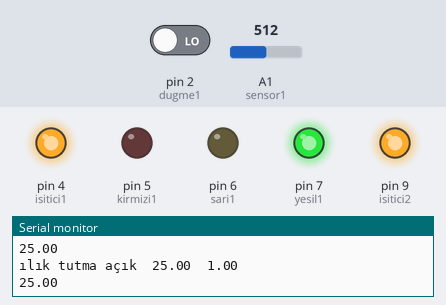
This program was run on a simulated Arduino Mega 2560, built with avr-gcc and run on an emulated ATmega2560. Shown: output pins drawn as LEDs (lit = HIGH), the last lines printed to the serial monitor. The test bench sets the inputs (shaded band); at power-on: A1 (sensor1) = 512, pin 2 (dugme1) LOW.

Above: at 1.2 s.
1.3 s: A1 (sensor1) set to 240
2.8 s: A1 (sensor1) set to 215
At 3.6 s:
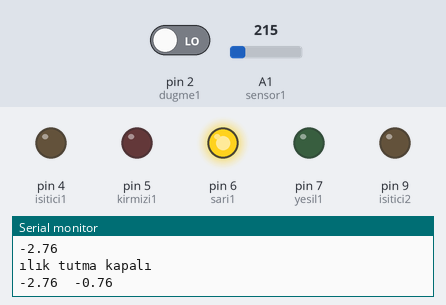
5.8 s: A1 (sensor1) set to 900
At 7.3 s:
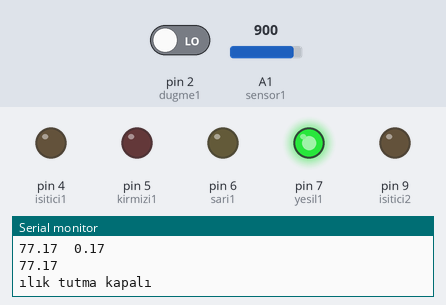
8.3 s: pin 2 (dugme1) driven HIGH
At 8.9 s:
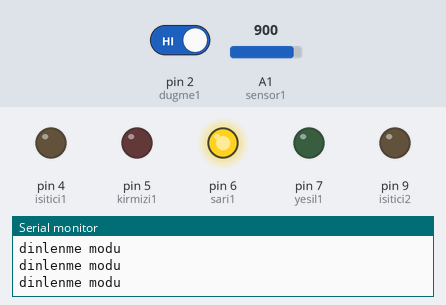
10.3 s: A1 (sensor1) set to 768
13.3 s: A1 (sensor1) set to 745
At 14.4 s:
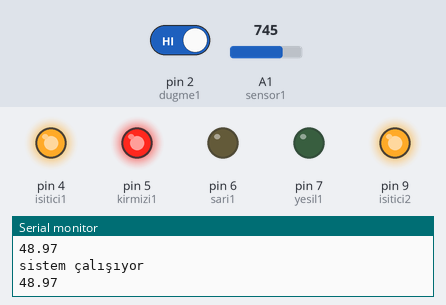
Timing chart, 0 to 15.8 s (numbered marks = the images above; inputs shaded):
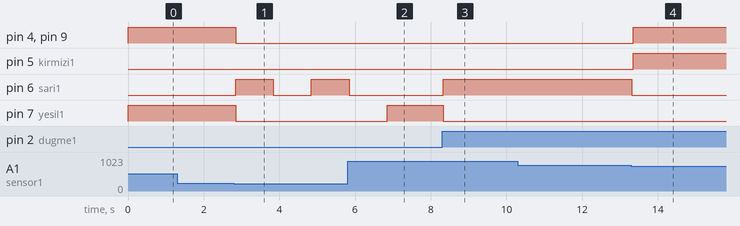

The program:

main.cpp
```cpp
#include <Arduino.h>

const byte dugme1 = 2,
           isitici1 = 4,
           sensor1 = A1,
           dugme2 = 8,
           isitici2 = 9,
           sensor2 = A2,
           kirmizi1 = 5,
           sari1 = 6,
           yesil1 = 7,
           kirmizi2 = 5,
           sari2 = 6,
           yesil2 = 7;
unsigned long lastTime_ilik = 0;
unsigned long lastTime = 0;
volatile boolean dugme1acik = false;
const int min_sicaklik = 38;
const int orta_sicaklik = 50;
const int maks_sicaklik = 55;
const int tepkiyoksa = 1;
const int dinlenme = 15;
const int tepkiyoksa_ms = 900000;
const int dinlenme_ms = dinlenme * 1000 * 60;

void setup()
{
  Serial.begin(9600);
  pinMode(dugme1, INPUT);
  pinMode(kirmizi1, OUTPUT);
  pinMode(sari1, OUTPUT);
  pinMode(yesil1, OUTPUT);
  pinMode(isitici1, OUTPUT);
  pinMode(dugme2, INPUT);
  pinMode(kirmizi2, OUTPUT);
  pinMode(sari2, OUTPUT);
  pinMode(yesil2, OUTPUT);
  pinMode(isitici2, OUTPUT);
  //    attachInterrupt(digitalPinToInterrupt(2), YuksekSicaklik1, RISING);
}

void loop()
{

  double sicaklik = Termistor();
  Serial.print(sicaklik);
  Serial.print("\n");
  if (digitalRead(dugme1) == 1 or dugme1acik == true)

  {
    dugme1acik = false;
    lastTime = 0;

    while (int(sicaklik) > 0 && int(sicaklik) < maks_sicaklik)
    {

      sicaklik = Termistor();
      Serial.print("sistem çalışıyor");
      Serial.print("\n");
      Serial.print(sicaklik);
      Serial.print("\n");
      isitici1Ac();
      kirmiziYak();
      delay(360000);
    }

    while (int(sicaklik) > orta_sicaklik or int(sicaklik) < 0)
    {

      sariYak();
      sicaklik = Termistor();
      Serial.print("dinlenme modu");
      Serial.print("\n");
      isitici1Kapat();
      while (int(sicaklik) < 0)
      {
        sariYak();
        delay(1000);
        sariSondur();
        delay(1000);
        sicaklik = Termistor();
      }
    }
    lastTime = millis();
    sariSondur();
  }
  else
  {
    yesilYak();
    if (millis() - lastTime < 900000)
    {

      if (int(sicaklik) > 0 && int(sicaklik) < min_sicaklik)
      {

        Serial.print("ılık tutma açık");
        Serial.print("\t");
        Serial.print(sicaklik);
        Serial.print("\t");
        Serial.print((sicaklik - int(sicaklik)));
        Serial.print("\n");

        isitici1Ac();
        if (digitalRead(dugme1) == 1)
        {
          dugme1acik = true;
          kirmiziYak();
        }
      }
      if (int(sicaklik) > orta_sicaklik or int(sicaklik) < 0)
      {

        Serial.print("ılık tutma kapalı");
        Serial.print("\n");
        Serial.print(sicaklik);
        Serial.print("\t");
        Serial.print((sicaklik - int(sicaklik)));
        Serial.print("\n");
        isitici1Kapat();
        while (int(sicaklik) < 0)
        {
          sariYak();
          delay(1000);
          sariSondur();
          delay(1000);
          sicaklik = Termistor();
        }
      }
    }
    else
    {
      isitici1Kapat();
      Serial.print("sistem kapalı | çalışmaya hazır");
      Serial.print("\n");
    }
  }
}

void kirmiziYak()
{
  digitalWrite(yesil1, 0);
  digitalWrite(sari1, 0);
  digitalWrite(kirmizi1, 1);
}
void kirmiziSondur()
{
  digitalWrite(kirmizi1, 0);
}
void sariYak()
{
  digitalWrite(yesil1, 0);
  digitalWrite(sari1, 1);
  digitalWrite(kirmizi1, 0);
}
void sariSondur()
{
  digitalWrite(sari1, 0);
}

void yesilYak()
{
  digitalWrite(yesil1, 1);
  digitalWrite(sari1, 0);
  digitalWrite(kirmizi1, 0);
}
void yesilSondur()
{
  digitalWrite(yesil1, 0);
}
void isitici1Ac()
{
  digitalWrite(isitici1, 1);
  digitalWrite(isitici2, 1);
}
void isitici1Kapat()
{
  digitalWrite(isitici1, 0);
  digitalWrite(isitici2, 0);
}

double Termistor()
{
  double geneltoplam_sicaklik;
  double sicaklik;
  double analogOkuma;
  for (int i = 0; i <= 10; i++)
  {
    analogOkuma = analogRead(sensor1);
    sicaklik = log(((10240000 / analogOkuma) - 10000));
    sicaklik = 1 / (0.001129148 + (0.000234125 + (0.0000000876741 * sicaklik * sicaklik)) * sicaklik);
    sicaklik = sicaklik - 273.15;
    geneltoplam_sicaklik+=sicaklik;
  }
  return geneltoplam_sicaklik/11;
}
```

Measured:
- the behaviour switches between 231 and 230 on A1 (sensor1) (found by bisection; images 0 and 1)
- the behaviour switches between 761 and 760 on A1 (sensor1) (found by bisection; images 3 and 4)
- after the input at 2.8 s, pin 4 (isitici1), pin 7 (yesil1), pin 9 (isitici2): HIGH → LOW at once; pin 6 (sari1): LOW → HIGH at once, → LOW 1.0 s later, → HIGH 1.0 s later
- after the input at 5.8 s, pin 6 (sari1): goes on until 5.8 s, then stays LOW; pin 7 (yesil1): LOW → HIGH after 1.1 s
- after the input at 8.3 s, pin 6 (sari1): LOW → HIGH at once; pin 7 (yesil1): HIGH → LOW at once
- after the input at 13.3 s, pin 4 (isitici1), pin 5 (kirmizi1), pin 9 (isitici2): LOW → HIGH after 0.05 s; pin 6 (sari1): HIGH → LOW at once
